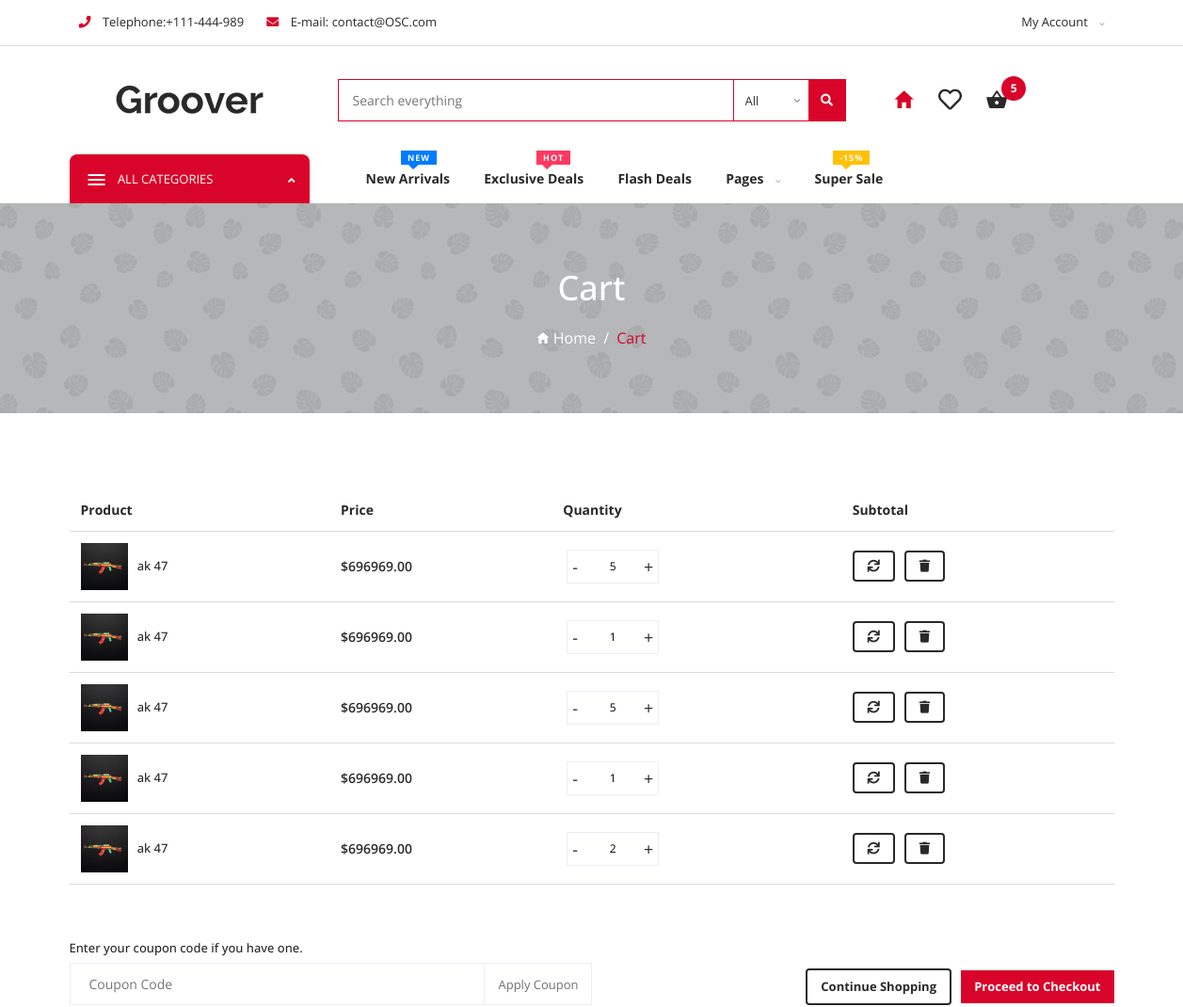
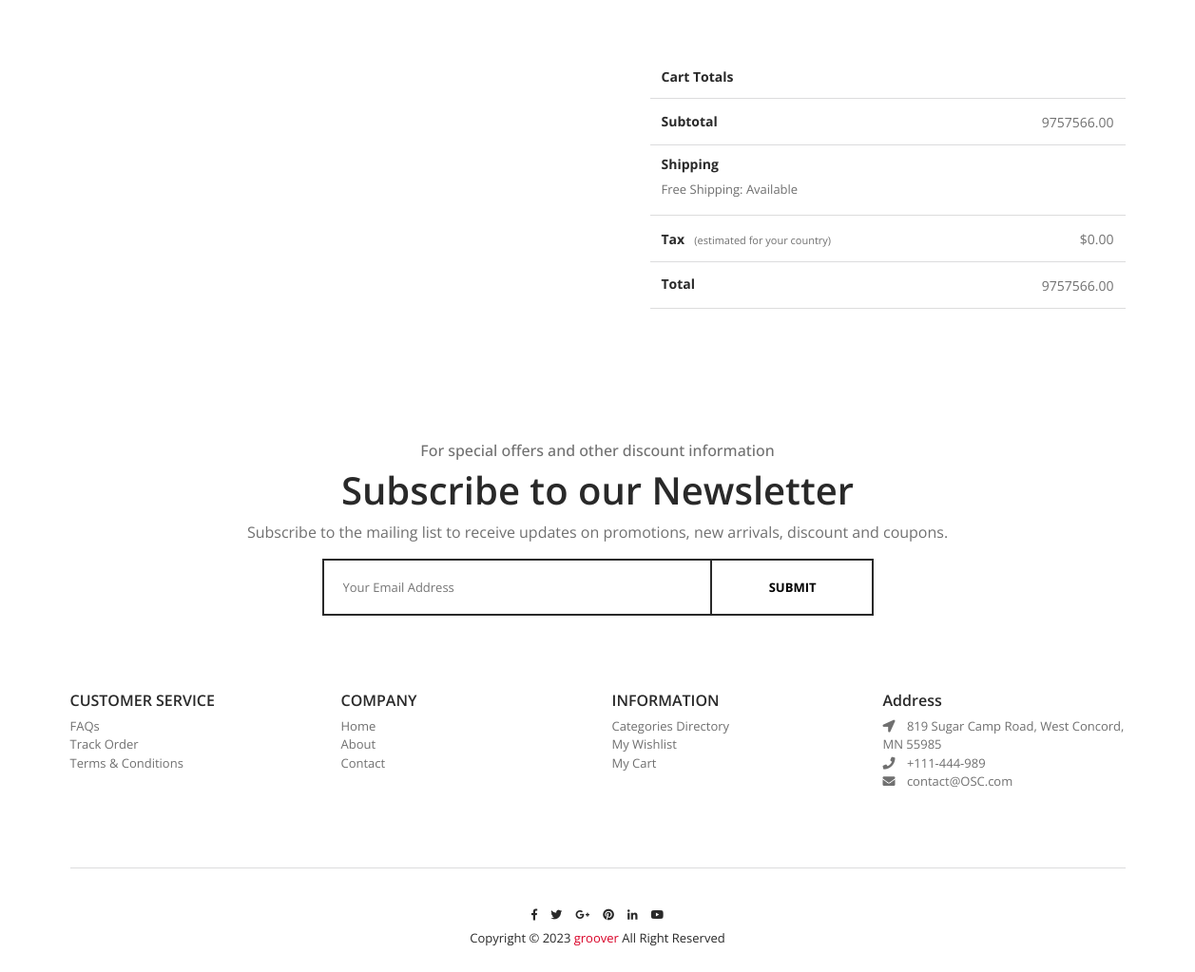
The page /cart.php (signed in) on the database its author committed (2 pictures, top to bottom).
### tables this page shows
CREATE TABLE `cart_items` (
  `cart_id` int(10) NOT NULL,
  `customer_id` int(10) NOT NULL,
  `product_id` int(10) NOT NULL,
  `product_price` decimal(65,2) NOT NULL,
  `cart_quantity` int(10) NOT NULL,
  `cart_total` decimal(65,2) NOT NULL
);

CREATE TABLE `products` (
  `product_id` int(7) NOT NULL,
  `product_name` varchar(100) NOT NULL,
  `product_description` varchar(255) NOT NULL,
  `product_category` varchar(50) NOT NULL,
  `product_rating` decimal(3,2) NOT NULL,
  `product_rating_number` int(10) NOT NULL,
  `product_price` decimal(65,2) NOT NULL,
  `product_stock` int(10) NOT NULL,
  `product_video` varchar(255) NOT NULL,
  `product_image` varchar(255) NOT NULL
);

### cart.php (the view, shortened to what this page needs)
<?php
include "include/dbconfig.php";
?>
<!DOCTYPE html>
<html lang="en">
<?php
include "include/head.php";
?>
<body>
    <div id="app">
        <?php include "include/navbar.php" ?>
        <div class="page-style-a">
            <div class="container">
                <div class="page-intro">
                    <h2>Cart</h2>
                    <ul class="bread-crumb">
                        <li class="has-separator">
                            <i class="ion ion-md-home"></i>
                            <a href="index.php">Home</a>
                        </li>
                        <li class="is-marked">
                            <a href="cart.php">Cart</a>
                        </li>
                    </ul>
                </div>
            </div>
        </div>
        <div class="page-cart u-s-p-t-80">
            <div class="container">
                <div class="row">
                    <div class="col-lg-12">
                        <form>
                            <div class="table-wrapper u-s-m-b-60">
                                <table>
                                    <thead>
                                        <tr>
                                            <th>Product</th>
                                            <th>Price</th>
                                            <th>Quantity</th>
                                            <th>Subtotal</th>
                                        </tr>
                                    </thead>
                                    <tbody>
                                        <?php
                                        $select_cart_items = mysqli_query(
                                            $connect,
                                            "SELECT cart_items.cart_id,cart_items.product_id,products.product_image,products.product_name,products.product_price,cart_items.cart_quantity,cart_items.cart_total
                                            FROM `cart_items`
                                            INNER JOIN `products`
                                            ON cart_items.product_id = products.product_id AND cart_items.customer_id = '{$_SESSION["user_id"]}';"
                                        );
                                        $cart_total_sum = mysqli_fetch_assoc(mysqli_query($connect, "SELECT SUM(cart_total) AS sum FROM `cart_items` WHERE `customer_id` = {$_SESSION["user_id"]}"));
                                        if (mysqli_num_rows($select_cart_items) > 0) {
                                            while ($cart_item = mysqli_fetch_assoc($select_cart_items)) { ?>
                                                <tr>
                                                    <td>
                                                        <div class="cart-anchor-image">
                                                            <a href="product.php?product_id=<?php echo $cart_item["product_id"] ?>">
                                                                <img src="uploads/products/<?php echo $cart_item["product_image"] ?>" alt="Product" />
                                                                <h6><?php echo $cart_item["product_name"] ?></h6>
                                                            </a>
                                                        </div>
                                                    </td>
                                                    <td>
                                                        <div class="cart-price">$<?php echo $cart_item["product_price"] ?></div>
                                                    </td>
                                                    <form action="cartUpdate.php" method="post">
                                                    <td>
                                                        <div class="cart-quantity">
                                                            <div class="quantity">
                                                                <input type="text" name="cart_quantity" class="quantity-text-field" value="<?php echo $cart_item["cart_quantity"] ?>" readonly />
                                                                <a class="plus-a" data-max="100">&#43;</a>
                                                                <a class="minus-a" data-min="1">&#45;</a>
                                                            </div>
                                                        </div>
                                                    </td>
                                                    <td>
                                                        <div class="action-wrapper">
                                                            <button type="submit" name="submit" class="button button-outline-secondary fas fa-sync"></button>
                                                            <a href="cartDelete.php?cart_id=<?php echo $cart_item["cart_id"] ?>" class="button button-outline-secondary fas fa-trash"></a>
                                                        </div>
                                                    </td>
                                                    </form>
                                                </tr>
                                        <?php
                                            }
                                        } else {
                                            location("cartEmpty.php");
                                        } ?>
                                    </tbody>
                                </table>
                            </div>
                            <div class="coupon-continue-checkout u-s-m-b-60">
                                <div class="coupon-area">
                                    <h6>Enter your coupon code if you have one.</h6>
                                    <div class="coupon-field">
                                        <input id="coupon-code" type="text" class="text-field" placeholder="Coupon Code" />
                                        <button type="submit" class="button">Apply Coupon</button>
                                    </div>
                                </div>
                                <div class="button-area">
                                    <a href="shop-v1-root-category.html" class="continue">Continue Shopping</a>
                                    <a href="checkout.html" class="checkout">Proceed to Checkout</a>
                                </div>
                            </div>
                        </form>
                        <div class="calculation u-s-m-b-60">
                            <div class="table-wrapper-2">
                                <table>
                                    <thead>
                                        <tr>
                                            <th colspan="2">Cart Totals</th>
                                        </tr>
                                    </thead>
                                    <tbody>
                                        <tr>
                                            <td>
                                                <h3 class="calc-h3 u-s-m-b-0">Subtotal</h3>
                                            </td>
                                            <td>
                                                <span class="calc-text"><?php echo $cart_total_sum["sum"] ?></span>
                                            </td>
                                        </tr>
                                        <tr>
                                            <td>
                                                <h3 class="calc-h3 u-s-m-b-8">Shipping</h3>
                                                <div class="calc-choice-text u-s-m-b-4">
                                                    Free Shipping: Available
                                                </div>
                                            </td>
                                            <td></td>
                                        </tr>
                                        <tr>
                                            <td>
                                                <h3 class="calc-h3 u-s-m-b-0" id="tax-heading">
                                                    Tax
                                                </h3>
                                                <span> (estimated for your country)</span>
                                            </td>
                                            <td>
                                                <span class="calc-text">$0.00</span>
                                            </td>
                                        </tr>
                                        <tr>
                                            <td>
                                                <h3 class="calc-h3 u-s-m-b-0">Total</h3>
                                            </td>
                                            <td>
                                                <span class="calc-text"><?php echo $cart_total_sum["sum"] ?></span>
                                            </td>
                                        </tr>
                                    </tbody>
                                </table>
                            </div>
                        </div>
                    </div>
                </div>
            </div>
        </div>
        <?php include "include/footer.php"; ?>
    </div>
</body>
</html>

### include/css/utility.css (style rules this page uses)
.u-s-m-b-0 { margin-bottom: 0; }
.u-s-m-b-4 { margin-bottom: 4px; }
.u-s-m-b-8 { margin-bottom: 8px; }
.u-s-m-b-60 { margin-bottom: 60px; }
.u-s-p-t-80 { padding-top: 80px; }

### rows shown on the page
cart_items: product.product_image (picture), product.product_name "ak 47", product.product_price "696969.00", cart_quantity "5"
cart_items: product.product_image (picture), product.product_name "ak 47", product.product_price "696969.00", cart_quantity "1"
cart_items: product.product_image (picture), product.product_name "ak 47", product.product_price "696969.00", cart_quantity "5"
cart_items: product.product_image (picture), product.product_name "ak 47", product.product_price "696969.00", cart_quantity "1"
cart_items: product.product_image (picture), product.product_name "ak 47", product.product_price "696969.00", cart_quantity "2"

### other values the page prints
$cart_number["num"] "5"
$cart_total_sum["sum"] "9757566.00"
